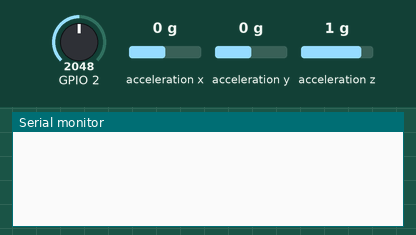
Recording of a sketch running on a simulated Seeed XIAO ESP32-C3. On the bench: the last lines printed to the serial monitor. The test bench sets the inputs (shaded band); at power-on: acceleration x 0 g, acceleration y 0 g, acceleration z 1 g, GPIO 2 = 2048. I2S audio is not simulated (input reads silence); nothing arrives over Bluetooth unless stated; a phone connects over Bluetooth LE 3 s after start.

Above: at 3.2 s.
3.3 s: acceleration x set to -1.4 g
At 4.6 s:
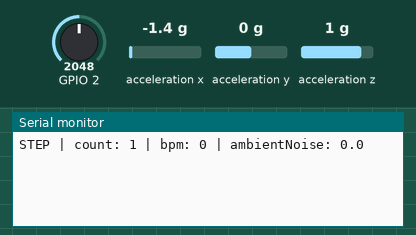
4.9 s: acceleration y set to -1.4 g
At 5.5 s:
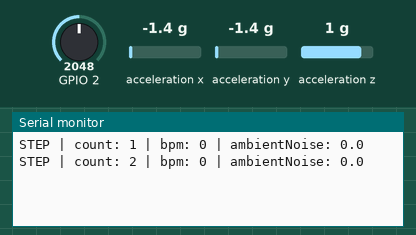
6.4 s: acceleration x set to 0 g
At 7.4 s:
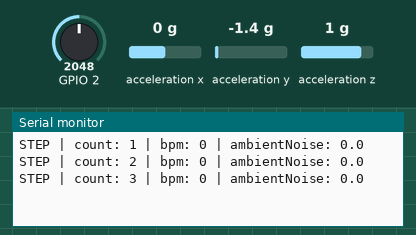
7.9 s: acceleration z set to 0 g
At 8.7 s:
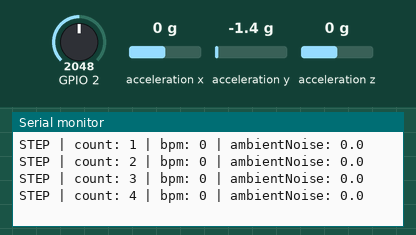
Timing chart, 0 to 10.4 s (numbered marks = the images above; inputs shaded):
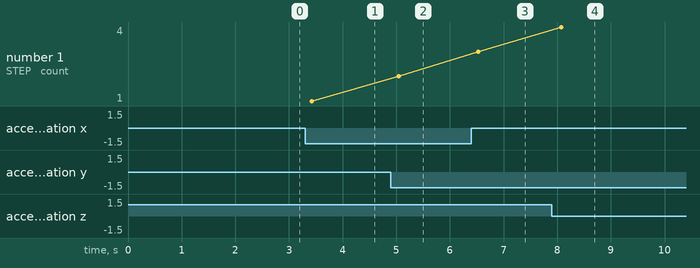

The sketch:

physical_device_code.ino
```cpp
#include <Arduino.h>
#include <Wire.h>
#include <math.h>
#include <stdlib.h>
#include "driver/i2s.h"

#include <Adafruit_LIS3DH.h>
#include <Adafruit_Sensor.h>

#include <BLEDevice.h>
#include <BLEServer.h>
#include <BLEUtils.h>
#include <BLE2902.h>

// =====================================================
// INMP441 + XIAO ESP32C3
// =====================================================

#define I2S_SCK D3
#define I2S_WS  D2
#define I2S_SD  D4
#define I2S_PORT I2S_NUM_0

// =====================================================
// LIS3DH + XIAO ESP32C3
// =====================================================

#define I2C_SDA D7
#define I2C_SCL D8

Adafruit_LIS3DH lis = Adafruit_LIS3DH();

// =====================================================
// Battery
// BAT+ --- 200kΩ --- A0 --- 200kΩ --- GND
// =====================================================

#define BATTERY_ADC_PIN A0
#define BATTERY_READ_INTERVAL_MS 2000

float batteryVoltage = 0.0f;
int batteryPercent = 0;
unsigned long lastBatteryReadTime = 0;

const int BATTERY_TABLE_SIZE = 15;

float voltageTable[BATTERY_TABLE_SIZE] = {
  4.20, 4.15, 4.11, 4.08, 4.02,
  3.98, 3.95, 3.91, 3.87, 3.85,
  3.80, 3.75, 3.70, 3.60, 3.30
};

int percentTable[BATTERY_TABLE_SIZE] = {
  100, 95, 90, 85, 80,
  70, 60, 50, 40, 30,
  20, 15, 10, 5, 0
};

// =====================================================
// BLE
// =====================================================

#define BLE_DEVICE_NAME "CadenceMic"

#define SERVICE_UUID   "12345678-1234-1234-1234-1234567890ab"
#define DATA_CHAR_UUID "abcdefab-1234-5678-1234-abcdefabcdef"

// =====================================================
// Mic
// =====================================================

#define SAMPLE_RATE 16000
#define BUFFER_LEN 128

#define NOISE_FLOOR 20.0f
#define AMBIENT_WINDOW_MS 5000
#define AMBIENT_LOW_PERCENT 20
#define AMBIENT_MAX_SAMPLES 640
#define AMBIENT_SMOOTH_ALPHA 0.70f

// =====================================================
// Step Detection
// =====================================================

#define ACCEL_SAMPLE_INTERVAL_MS 20

// The walking peaks in the measured signal are approximately 8 to 24.
#define STEP_PEAK_THRESHOLD 2.50f
#define ACCEL_BASELINE_ALPHA 0.96f
#define ACCEL_SIGNAL_ALPHA 0.55f
#define MIN_STEP_GAP_MS 280
#define MIN_BPM_STEP_INTERVAL_MS 300
#define MAX_BPM_STEP_INTERVAL_MS 1500
#define BPM_INTERVAL_BUFFER_SIZE 6
#define BPM_MIN_INTERVAL_SAMPLES 3
#define BPM_UPDATE_INTERVAL_MS 2000

#define BPM_TIMEOUT_MS 4000
#define BLE_SEND_INTERVAL_MS 500

// Serial Monitor prints one persistent line per detected step.

// =====================================================

float ambientLevel = 0.0f;
float currentLevel = 0.0f;
float ambientSamples[AMBIENT_MAX_SAMPLES];
size_t ambientSampleCount = 0;
unsigned long ambientWindowStartTime = 0;

float accelMagnitude = 9.81f;
float accelBaseline = 9.81f;
float accelRawDelta = 0.0f;
float accelFilteredDelta = 0.0f;
float filteredDeltaPrev1 = 0.0f;
float filteredDeltaPrev2 = 0.0f;

bool stepDetected = false;
unsigned long stepCount = 0;

unsigned long lastStepTime = 0;
unsigned long previousStepTime = 0;
unsigned long lastBleSendTime = 0;
unsigned long lastAccelReadTime = 0;
unsigned long lastPrintedStepCount = 0;
unsigned long bpmIntervals[BPM_INTERVAL_BUFFER_SIZE] = {0};
size_t bpmIntervalCount = 0;
size_t bpmIntervalIndex = 0;
unsigned long lastBpmUpdateTime = 0;

float bpm = 0.0f;

BLECharacteristic *dataCharacteristic;
bool deviceConnected = false;

// =====================================================
// BLE Callback
// =====================================================

class ServerCallbacks : public BLEServerCallbacks {
  void onConnect(BLEServer *server) {
    deviceConnected = true;
  }

  void onDisconnect(BLEServer *server) {
    deviceConnected = false;
    server->startAdvertising();
  }
};

// =====================================================
// Battery Functions
// =====================================================

float readBatteryVoltage() {
  const int samples = 16;
  long sumMv = 0;

  for (int i = 0; i < samples; i++) {
    sumMv += analogReadMilliVolts(BATTERY_ADC_PIN);
    delay(2);
  }

  float adcMv = sumMv / (float)samples;
  float batteryV = (adcMv * 2.0f) / 1000.0f;

  return batteryV;
}

int voltageToPercent(float voltage) {
  if (voltage >= voltageTable[0]) return 100;
  if (voltage <= voltageTable[BATTERY_TABLE_SIZE - 1]) return 0;

  for (int i = 0; i < BATTERY_TABLE_SIZE - 1; i++) {
    float vHigh = voltageTable[i];
    float vLow = voltageTable[i + 1];

    int pHigh = percentTable[i];
    int pLow = percentTable[i + 1];

    if (voltage <= vHigh && voltage >= vLow) {
      float ratio = (voltage - vLow) / (vHigh - vLow);
      int percent = pLow + ratio * (pHigh - pLow);
      return percent;
    }
  }

  return 0;
}

void updateBattery() {
  unsigned long now = millis();

  if (now - lastBatteryReadTime < BATTERY_READ_INTERVAL_MS) {
    return;
  }

  lastBatteryReadTime = now;

  batteryVoltage = readBatteryVoltage();
  batteryPercent = voltageToPercent(batteryVoltage);
}

// =====================================================
// BLE Setup
// =====================================================

void setupBLE() {
  BLEDevice::init(BLE_DEVICE_NAME);

  BLEServer *server = BLEDevice::createServer();
  server->setCallbacks(new ServerCallbacks());

  BLEService *service = server->createService(SERVICE_UUID);

  dataCharacteristic = service->createCharacteristic(
    DATA_CHAR_UUID,
    BLECharacteristic::PROPERTY_READ |
    BLECharacteristic::PROPERTY_NOTIFY
  );

  dataCharacteristic->addDescriptor(new BLE2902());

  dataCharacteristic->setValue("{\"bpm\":0,\"ambient\":0,\"battery\":0,\"voltage\":0}");

  service->start();

  BLEAdvertising *advertising = BLEDevice::getAdvertising();
  advertising->addServiceUUID(SERVICE_UUID);
  advertising->setScanResponse(true);
  advertising->start();
}

// =====================================================
// I2S Setup
// =====================================================

void setupI2S() {
  i2s_config_t i2s_config = {
    .mode = (i2s_mode_t)(I2S_MODE_MASTER | I2S_MODE_RX),
    .sample_rate = SAMPLE_RATE,
    .bits_per_sample = I2S_BITS_PER_SAMPLE_32BIT,
    .channel_format = I2S_CHANNEL_FMT_ONLY_LEFT,
    .communication_format = I2S_COMM_FORMAT_STAND_I2S,
    .intr_alloc_flags = ESP_INTR_FLAG_LEVEL1,
    .dma_buf_count = 4,
    .dma_buf_len = BUFFER_LEN,
    .use_apll = false,
    .tx_desc_auto_clear = false,
    .fixed_mclk = 0
  };

  i2s_pin_config_t pin_config = {
    .bck_io_num = I2S_SCK,
    .ws_io_num = I2S_WS,
    .data_out_num = I2S_PIN_NO_CHANGE,
    .data_in_num = I2S_SD
  };

  i2s_driver_install(I2S_PORT, &i2s_config, 0, NULL);
  i2s_set_pin(I2S_PORT, &pin_config);
  i2s_zero_dma_buffer(I2S_PORT);
}

// =====================================================
// LIS3DH Setup
// =====================================================

void setupLIS3DH() {
  Wire.begin(I2C_SDA, I2C_SCL);

  if (!lis.begin(0x18)) {
    if (!lis.begin(0x19)) {
      while (1) {
        delay(1000);
      }
    }
  }

  lis.setRange(LIS3DH_RANGE_4_G);
  lis.setDataRate(LIS3DH_DATARATE_100_HZ);

  sensors_event_t event;
  lis.getEvent(&event);

  accelMagnitude = sqrtf(
    event.acceleration.x * event.acceleration.x +
    event.acceleration.y * event.acceleration.y +
    event.acceleration.z * event.acceleration.z
  );
  accelBaseline = accelMagnitude;
}

// =====================================================
// Mic Reading
// =====================================================

float readMicLevel() {
  int32_t samples[BUFFER_LEN];
  size_t bytesRead = 0;

  esp_err_t result = i2s_read(
    I2S_PORT,
    samples,
    sizeof(samples),
    &bytesRead,
    100 / portTICK_PERIOD_MS
  );

  if (result != ESP_OK || bytesRead == 0) {
    return 0;
  }

  int count = bytesRead / sizeof(int32_t);
  double sampleSum = 0.0;

  for (int i = 0; i < count; i++) {
    int32_t audio = samples[i] >> 14;
    sampleSum += audio;
  }

  double mean = sampleSum / count;
  double squareSum = 0.0;

  for (int i = 0; i < count; i++) {
    double centeredSample = (samples[i] >> 14) - mean;
    squareSum += centeredSample * centeredSample;
  }

  float level = sqrtf((float)(squareSum / count));

  if (level < NOISE_FLOOR) {
    level = 0;
  }

  return level;
}

// =====================================================
// Ambient Noise
// Average the quietest 20 percent of samples in each
// five-second window, then smooth between windows.
// =====================================================

int compareFloat(const void *left, const void *right) {
  float a = *(const float *)left;
  float b = *(const float *)right;
  return (a > b) - (a < b);
}

void updateAmbientNoise(float level) {
  unsigned long now = millis();

  if (ambientSampleCount < AMBIENT_MAX_SAMPLES) {
    ambientSamples[ambientSampleCount++] = level;
  }

  if (now - ambientWindowStartTime < AMBIENT_WINDOW_MS) {
    return;
  }

  ambientWindowStartTime = now;

  if (ambientSampleCount == 0) {
    return;
  }

  qsort(
    ambientSamples,
    ambientSampleCount,
    sizeof(ambientSamples[0]),
    compareFloat
  );

  size_t quietSampleCount =
    (ambientSampleCount * AMBIENT_LOW_PERCENT) / 100;

  if (quietSampleCount == 0) {
    quietSampleCount = 1;
  }

  double quietSum = 0.0;

  for (size_t i = 0; i < quietSampleCount; i++) {
    quietSum += ambientSamples[i];
  }

  float windowAmbient = quietSum / quietSampleCount;

  if (ambientLevel == 0.0f) {
    ambientLevel = windowAmbient;
  } else {
    ambientLevel =
      ambientLevel * AMBIENT_SMOOTH_ALPHA +
      windowAmbient * (1.0f - AMBIENT_SMOOTH_ALPHA);
  }

  ambientSampleCount = 0;
}

// =====================================================
// Accelerometer Step Detection
// Local peak detection counts one peak per step.
// The minimum gap rejects secondary peaks from the same impact.
// =====================================================

void registerStep(unsigned long now) {
  stepDetected = true;
  stepCount++;

  previousStepTime = lastStepTime;
  lastStepTime = now;

  if (previousStepTime == 0) {
    return;
  }

  unsigned long interval = lastStepTime - previousStepTime;

  if (
    interval < MIN_BPM_STEP_INTERVAL_MS ||
    interval > MAX_BPM_STEP_INTERVAL_MS
  ) {
    bpmIntervalCount = 0;
    bpmIntervalIndex = 0;
    return;
  }

  bpmIntervals[bpmIntervalIndex] = interval;
  bpmIntervalIndex =
    (bpmIntervalIndex + 1) % BPM_INTERVAL_BUFFER_SIZE;

  if (bpmIntervalCount < BPM_INTERVAL_BUFFER_SIZE) {
    bpmIntervalCount++;
  }

  if (
    bpmIntervalCount < BPM_MIN_INTERVAL_SAMPLES ||
    now - lastBpmUpdateTime < BPM_UPDATE_INTERVAL_MS
  ) {
    return;
  }

  unsigned long intervalSum = 0;

  for (size_t i = 0; i < bpmIntervalCount; i++) {
    intervalSum += bpmIntervals[i];
  }

  float averageInterval =
    intervalSum / (float)bpmIntervalCount;

  bpm = 60000.0f / averageInterval;
  lastBpmUpdateTime = now;
}

void updateAccelStepDetection() {
  unsigned long now = millis();

  stepDetected = false;

  if (now - lastAccelReadTime < ACCEL_SAMPLE_INTERVAL_MS) {
    return;
  }

  lastAccelReadTime = now;

  sensors_event_t event;
  lis.getEvent(&event);

  float ax = event.acceleration.x;
  float ay = event.acceleration.y;
  float az = event.acceleration.z;

  accelMagnitude = sqrtf(ax * ax + ay * ay + az * az);

  accelBaseline =
    accelBaseline * ACCEL_BASELINE_ALPHA +
    accelMagnitude * (1.0f - ACCEL_BASELINE_ALPHA);

  accelRawDelta = fabsf(accelMagnitude - accelBaseline);

  filteredDeltaPrev2 = filteredDeltaPrev1;
  filteredDeltaPrev1 = accelFilteredDelta;

  accelFilteredDelta =
    accelFilteredDelta * ACCEL_SIGNAL_ALPHA +
    accelRawDelta * (1.0f - ACCEL_SIGNAL_ALPHA);

  bool isStepPeak =
    filteredDeltaPrev1 > filteredDeltaPrev2 &&
    filteredDeltaPrev1 >= accelFilteredDelta &&
    filteredDeltaPrev1 >= STEP_PEAK_THRESHOLD;

  if (isStepPeak && now - lastStepTime >= MIN_STEP_GAP_MS) {
    registerStep(now);
  }

  if (lastStepTime > 0 && now - lastStepTime > BPM_TIMEOUT_MS) {
    bpm = 0.0f;
    bpmIntervalCount = 0;
    bpmIntervalIndex = 0;
  }
}

// =====================================================
// BLE Send
// =====================================================

void sendBLEData() {
  if (!deviceConnected) return;

  String data = "{";
  data += "\"bpm\":";
  data += String(bpm, 0);
  data += ",\"ambient\":";
  data += String(ambientLevel, 1);
  data += ",\"battery\":";
  data += batteryPercent;
  data += ",\"voltage\":";
  data += String(batteryVoltage, 2);
  data += "}";

  dataCharacteristic->setValue(data.c_str());
  dataCharacteristic->notify();
}

// =====================================================
// Serial Monitor Output
// Prints exactly one line for each newly detected step.
// =====================================================

void outputStepStatus() {
  if (stepCount == 0 || stepCount == lastPrintedStepCount) {
    return;
  }

  lastPrintedStepCount = stepCount;

  Serial.print("STEP | count: ");
  Serial.print(stepCount);
  Serial.print(" | bpm: ");
  Serial.print(bpm, 0);
  Serial.print(" | ambientNoise: ");
  Serial.println(ambientLevel, 1);
}

// =====================================================
// Setup
// =====================================================

void setup() {
  Serial.begin(115200);
  delay(2000);

  setupI2S();
  setupLIS3DH();
  setupBLE();

  ambientWindowStartTime = millis();
  lastBatteryReadTime = millis() - BATTERY_READ_INTERVAL_MS;
  updateBattery();
}

// =====================================================
// Loop
// =====================================================

void loop() {
  currentLevel = readMicLevel();
  updateAmbientNoise(currentLevel);

  updateAccelStepDetection();
  updateBattery();

  unsigned long now = millis();

  if (now - lastBleSendTime >= BLE_SEND_INTERVAL_MS) {
    lastBleSendTime = now;
    sendBLEData();
  }

  outputStepStatus();
}
```

Measured:
- after the input at 3.3 s, the serial monitor: prints a new line after 0.13 s (image 1)
- after the input at 4.9 s, the serial monitor: prints a new line after 0.14 s (image 2)
- after the input at 6.4 s, the serial monitor: prints a new line after 0.13 s (image 3)
- after the input at 7.9 s, the serial monitor: prints a new line after 0.17 s (image 4)
- plotted number 1: 1 → 2 after the input at 4.9 s, 2 → 3 after the input at 6.4 s, 3 → 4 after the input at 7.9 s
